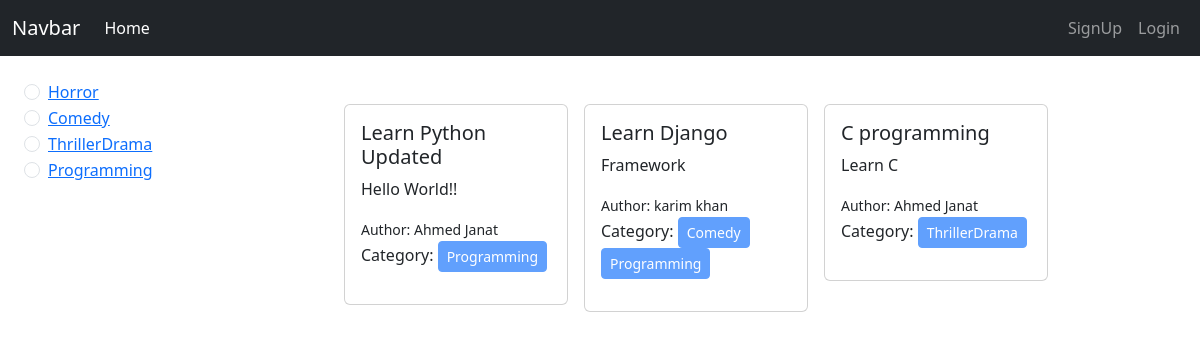
The page / on the database its author committed.
### categories/models.py (models this page shows, shortened)
class Category(models.Model):
    name = models.CharField(max_length=20)
    slug = models.SlugField(max_length=100, unique=True, null=True, blank=True)

### posts/models.py (models this page shows)
class Post(models.Model):
    title = models.CharField(max_length=50)
    content = models.TextField()
    category = models.ManyToManyField(Category) # many to many relationship in posts and categories
    author = models.ForeignKey(User, on_delete=models.CASCADE) # many to one relationship
    def __str__(self):
        return self.title

### blog_project/views.py (the view)
# urls.py: path('', views.home, name='homepage'),
def home(request, category_slug = None):
    data = Post.objects.all()
    if category_slug is not None:
        category = Category.objects.get(slug = category_slug)
        data = Post.objects.filter(category = category)
    categories = Category.objects.all()
    print(data)
    return render(request, 'home.html', {'data':data, 'category' : categories})

### templates/home.html
{% extends "base.html" %}
{% block content %}
<div class="d-flex flex-wrap p-4">
<div class="col-2">
  {% for cat in category %}
  <div class="form-check">
    <input class="form-check-input" type="radio" name="category" id={{cat.id}}>
    <label class="form-check-label" for={{cat.id}}>
      <a href={% url "category_wise_post" cat.slug%}>{{cat.name}}</a>
    </label>
  </div>
  {% endfor %}
</div>
<div class="col-10">
  <div class="d-flex flex-wrap justify-content-center">
    {% for post in data %}
    <div class="col-sm-3 mt-3">
        <div class="card m-2">
          <div class="card-body">
            <h5 class="card-title">{{post.title}}</h5>
            <p class="card-text">{{post.content}}</p>
            <small>Author: {{post.author.first_name}} {{post.author.last_name}}</small><br>
            <p>Category:
                {% for cat in post.category.all %}
                <button class="btn btn-primary btn-sm" disabled="disabled">{{cat.name}}</button>
                {% endfor %}
            </p>
          </div>
        </div>
      </div>
    {% endfor %}
  </div>
</div>
</div>
{% endblock content %}

### templates/base.html (shortened to what this page needs)
<!DOCTYPE html>
<html lang="en">
<head>
    <link href="https://cdn.jsdelivr.net/npm/bootstrap@5.3.3/dist/css/bootstrap.min.css" rel="stylesheet">
</head>
<body>
    <nav class="navbar navbar-expand-lg navbar-dark bg-dark">
        <div class="container-fluid">
          <a class="navbar-brand" href="#">Navbar</a>
          <div class="collapse navbar-collapse" id="navbarSupportedContent">
            <ul class="navbar-nav me-auto mb-2 mb-lg-0">
              <li class="nav-item">
                <a class="nav-link active" aria-current="page" href={% url "homepage" %}>Home</a>
              </li>
            </ul>
            <div class="d-flex">
              <ul class="navbar-nav me-auto mb-2 mb-lg-0">
                {% if request.user.is_authenticated %}
                <li class="nav-item">
                  <a class="nav-link" href={% url "profile" %}>Profile</a>
                </li>
                <li class="nav-item">
                  <a class="nav-link" href={% url "user_login" %}>LogOut</a>
                </li>
                {% else %}
                <li class="nav-item">
                  <a class="nav-link" href={% url "register" %}>SignUp</a>
                </li>
                <li class="nav-item">
                  <a class="nav-link" href={% url "user_login" %}>Login</a>
                </li>
                {% endif %}
              </ul>
            </div>
          </div>
        </div>
      </nav>
      {% block content %}
      {% endblock content %}
</body>
</html>

### rows shown on the page
Category: name "Horror"
Category: name "Comedy"
Category: name "ThrillerDrama"
Category: name "Programming"
Post: title "Learn Python Updated", content "Hello World!!", author.first_name "Ahmed", author.last_name "Janat"
Post: title "Learn Django", content "Framework", author.first_name "karim", author.last_name "khan"
Post: title "C programming", content "Learn C", author.first_name "Ahmed", author.last_name "Janat"
